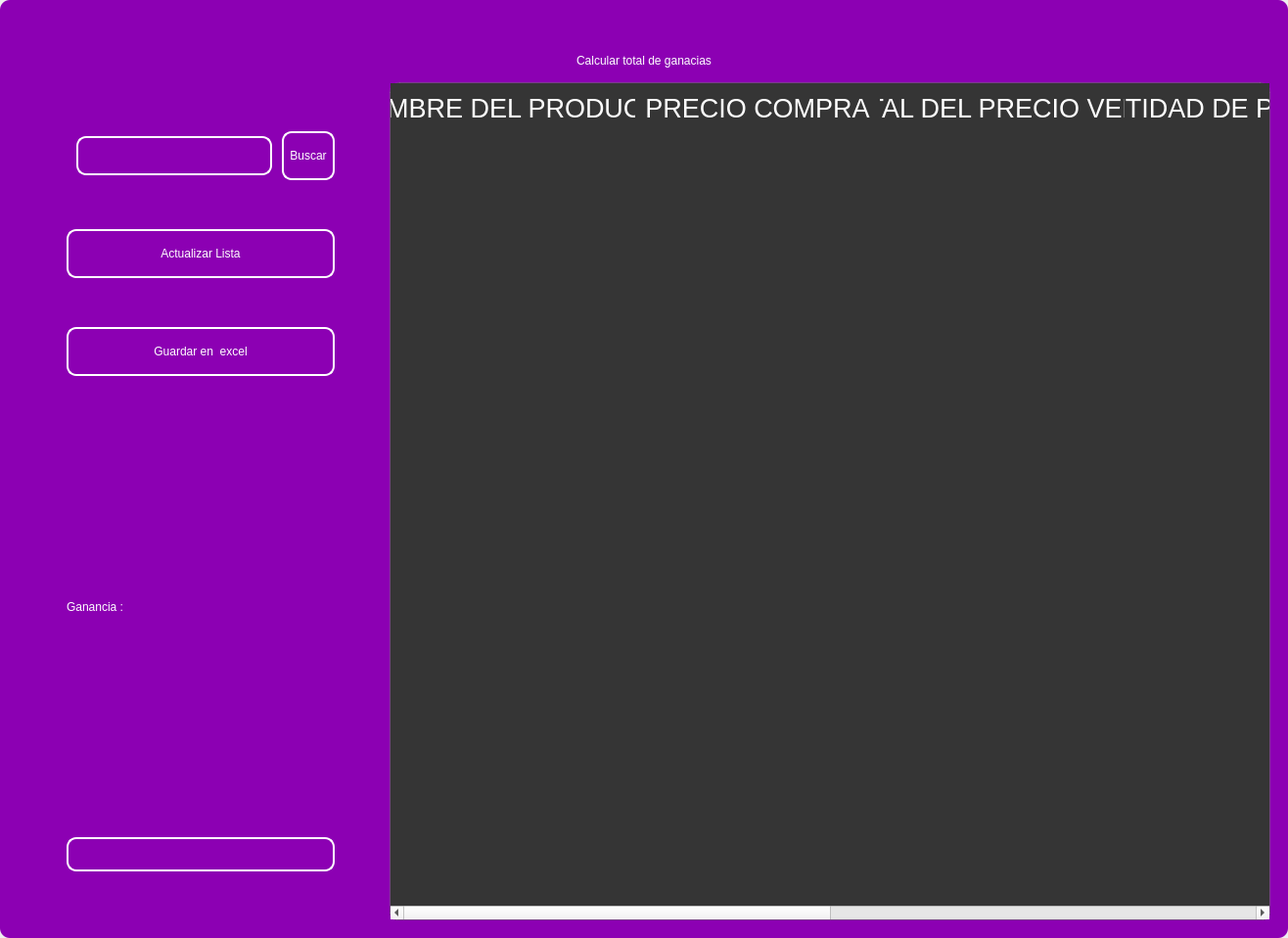
<?xml version="1.0" encoding="UTF-8"?>
<ui version="4.0">
 <class>MainWindow</class>
 <widget class="QMainWindow" name="MainWindow">
  <property name="geometry">
   <rect>
    <x>0</x>
    <y>0</y>
    <width>1316</width>
    <height>958</height>
   </rect>
  </property>
  <property name="windowTitle">
   <string>MainWindow</string>
  </property>
  <property name="styleSheet">
   <string notr="true"/>
  </property>
  <widget class="QWidget" name="centralwidget">
   <property name="styleSheet">
    <string notr="true"/>
   </property>
   <layout class="QVBoxLayout" name="verticalLayout">
    <property name="spacing">
     <number>0</number>
    </property>
    <property name="leftMargin">
     <number>0</number>
    </property>
    <property name="topMargin">
     <number>0</number>
    </property>
    <property name="rightMargin">
     <number>0</number>
    </property>
    <property name="bottomMargin">
     <number>0</number>
    </property>
    <item>
     <widget class="QFrame" name="frame">
      <property name="enabled">
       <bool>true</bool>
      </property>
      <property name="styleSheet">
       <string notr="true">
QFrame {
border-radius:10px;
background-color: rgb(140, 0, 179);
 }
</string>
      </property>
      <property name="frameShape">
       <enum>QFrame::StyledPanel</enum>
      </property>
      <property name="frameShadow">
       <enum>QFrame::Raised</enum>
      </property>
      <layout class="QVBoxLayout" name="verticalLayout_2">
       <item>
        <widget class="QFrame" name="frame_superior">
         <property name="minimumSize">
          <size>
           <width>0</width>
           <height>40</height>
          </size>
         </property>
         <property name="maximumSize">
          <size>
           <width>16777215</width>
           <height>40</height>
          </size>
         </property>
         <property name="styleSheet">
          <string notr="true">QPushButton{
border-radius:18px;
}

QPushButton:hover{
	background-color: rgb(0, 0, 0);
}
</string>
         </property>
         <property name="frameShape">
          <enum>QFrame::StyledPanel</enum>
         </property>
         <property name="frameShadow">
          <enum>QFrame::Raised</enum>
         </property>
         <layout class="QHBoxLayout" name="horizontalLayout_3">
          <property name="spacing">
           <number>4</number>
          </property>
          <property name="leftMargin">
           <number>0</number>
          </property>
          <property name="topMargin">
           <number>0</number>
          </property>
          <property name="rightMargin">
           <number>0</number>
          </property>
          <property name="bottomMargin">
           <number>0</number>
          </property>
          <item>
           <widget class="QPushButton" name="btn_icon">
            <property name="text">
             <string/>
            </property>
            <property name="iconSize">
             <size>
              <width>40</width>
              <height>40</height>
             </size>
            </property>
           </widget>
          </item>
          <item>
           <spacer name="horizontalSpacer_2">
            <property name="orientation">
             <enum>Qt::Horizontal</enum>
            </property>
            <property name="sizeHint" stdset="0">
             <size>
              <width>443</width>
              <height>20</height>
             </size>
            </property>
           </spacer>
          </item>
          <item>
           <widget class="QPushButton" name="btn_exit">
            <property name="minimumSize">
             <size>
              <width>38</width>
              <height>38</height>
             </size>
            </property>
            <property name="maximumSize">
             <size>
              <width>38</width>
              <height>38</height>
             </size>
            </property>
            <property name="text">
             <string/>
            </property>
            <property name="iconSize">
             <size>
              <width>35</width>
              <height>35</height>
             </size>
            </property>
           </widget>
          </item>
          <item>
           <widget class="QPushButton" name="bt_minimizar">
            <property name="minimumSize">
             <size>
              <width>38</width>
              <height>38</height>
             </size>
            </property>
            <property name="maximumSize">
             <size>
              <width>38</width>
              <height>38</height>
             </size>
            </property>
            <property name="cursor">
             <cursorShape>PointingHandCursor</cursorShape>
            </property>
            <property name="text">
             <string/>
            </property>
            <property name="icon">
             <iconset>
              <normaloff>image/minus.svg</normaloff>image/minus.svg</iconset>
            </property>
            <property name="iconSize">
             <size>
              <width>38</width>
              <height>38</height>
             </size>
            </property>
           </widget>
          </item>
          <item>
           <widget class="QPushButton" name="bt_maximizar">
            <property name="minimumSize">
             <size>
              <width>38</width>
              <height>38</height>
             </size>
            </property>
            <property name="maximumSize">
             <size>
              <width>38</width>
              <height>38</height>
             </size>
            </property>
            <property name="cursor">
             <cursorShape>PointingHandCursor</cursorShape>
            </property>
            <property name="text">
             <string/>
            </property>
            <property name="icon">
             <iconset>
              <normaloff>image/chevron-up.svg</normaloff>image/chevron-up.svg</iconset>
            </property>
            <property name="iconSize">
             <size>
              <width>38</width>
              <height>38</height>
             </size>
            </property>
           </widget>
          </item>
          <item>
           <widget class="QPushButton" name="bt_restaurar">
            <property name="minimumSize">
             <size>
              <width>38</width>
              <height>38</height>
             </size>
            </property>
            <property name="maximumSize">
             <size>
              <width>38</width>
              <height>38</height>
             </size>
            </property>
            <property name="cursor">
             <cursorShape>PointingHandCursor</cursorShape>
            </property>
            <property name="text">
             <string/>
            </property>
            <property name="icon">
             <iconset>
              <normaloff>image/chevron-down.svg</normaloff>image/chevron-down.svg</iconset>
            </property>
            <property name="iconSize">
             <size>
              <width>38</width>
              <height>38</height>
             </size>
            </property>
           </widget>
          </item>
          <item>
           <widget class="QPushButton" name="bt_cerrar">
            <property name="minimumSize">
             <size>
              <width>38</width>
              <height>38</height>
             </size>
            </property>
            <property name="maximumSize">
             <size>
              <width>38</width>
              <height>38</height>
             </size>
            </property>
            <property name="cursor">
             <cursorShape>PointingHandCursor</cursorShape>
            </property>
            <property name="text">
             <string/>
            </property>
            <property name="icon">
             <iconset>
              <normaloff>image/x.svg</normaloff>image/x.svg</iconset>
            </property>
            <property name="iconSize">
             <size>
              <width>38</width>
              <height>38</height>
             </size>
            </property>
           </widget>
          </item>
         </layout>
        </widget>
       </item>
       <item>
        <widget class="QLabel" name="label">
         <property name="styleSheet">
          <string notr="true">font: 30pt &quot;MS Shell Dlg 2&quot;;
color: rgb(255, 255, 255);</string>
         </property>
         <property name="text">
          <string>Calcular total de ganacias</string>
         </property>
         <property name="alignment">
          <set>Qt::AlignCenter</set>
         </property>
        </widget>
       </item>
       <item>
        <widget class="QFrame" name="frame_3">
         <property name="minimumSize">
          <size>
           <width>0</width>
           <height>0</height>
          </size>
         </property>
         <property name="frameShape">
          <enum>QFrame::StyledPanel</enum>
         </property>
         <property name="frameShadow">
          <enum>QFrame::Raised</enum>
         </property>
         <layout class="QHBoxLayout" name="horizontalLayout_4">
          <property name="leftMargin">
           <number>9</number>
          </property>
          <property name="topMargin">
           <number>9</number>
          </property>
          <property name="rightMargin">
           <number>9</number>
          </property>
          <item>
           <layout class="QVBoxLayout" name="verticalLayout_4">
            <property name="spacing">
             <number>50</number>
            </property>
            <property name="sizeConstraint">
             <enum>QLayout::SetDefaultConstraint</enum>
            </property>
            <property name="leftMargin">
             <number>50</number>
            </property>
            <property name="topMargin">
             <number>50</number>
            </property>
            <property name="rightMargin">
             <number>50</number>
            </property>
            <property name="bottomMargin">
             <number>50</number>
            </property>
            <item>
             <layout class="QHBoxLayout" name="horizontalLayout">
              <property name="spacing">
               <number>10</number>
              </property>
              <property name="leftMargin">
               <number>10</number>
              </property>
              <property name="topMargin">
               <number>0</number>
              </property>
              <property name="bottomMargin">
               <number>0</number>
              </property>
              <item>
               <widget class="QLineEdit" name="searchtxt">
                <property name="minimumSize">
                 <size>
                  <width>200</width>
                  <height>35</height>
                 </size>
                </property>
                <property name="maximumSize">
                 <size>
                  <width>150</width>
                  <height>40</height>
                 </size>
                </property>
                <property name="styleSheet">
                 <string notr="true">QLabel {
	color: rgb(255, 255, 254);
	font: 12pt &quot;Arial&quot;;
	background-color: rgba(0, 0, 0,0);
}

QTextEdit{
background-color: rgba(0, 0, 0,0);
border-radius:10px; 
font: 12pt &quot;Arial&quot;;
color: rgb(255, 255, 254);
border: 2px solid  rgb(255, 255, 255);

}

QTextEdit:hover{
background-color: rgba(0, 0, 0,0);
border-radius:10px; 
font: 12pt &quot;Arial&quot;;
border: 2px solid  rgb(120, 0, 171);
}

QTextEdit:focus{
background-color: rgb(0, 0, 0);
border-radius:10px; 
font: 12pt &quot;Arial&quot;;
border: 2px solid rgb(120, 0, 171);
}

QLineEdit{
background-color: rgba(0, 0, 0,0);
border-radius:10px; 
font: 12pt &quot;Arial&quot;;
color: rgb(255, 255, 254);
border: 2px solid  rgb(255, 255, 255);

}

QLineEdit:hover{
background-color: rgba(0, 0, 0,0);
border-radius:10px; 
font: 12pt &quot;Arial&quot;;
border: 2px solid  rgb(120, 0, 171);
}

QLineEdit:focus{
background-color: rgb(0, 0, 0);
border-radius:10px; 
font: 12pt &quot;Arial&quot;;
border: 2px solid rgb(120, 0, 171);
}

QCheckBox{
	font: 12pt &quot;Arial&quot;;
	color: rgb(255, 255, 255);
}

QCheckBox::indicator {
    width: 18px;
    height:18px;
}

QCheckBox::indicator:unchecked {
   background-image: url(image/square.svg);
}

QCheckBox::indicator:checked {
   background-image: url(image/check-square.svg);
}

QPushButton{
border-radius:10px; 
font: 12pt &quot;Arial&quot;;
color: rgb(255, 255, 254);
border: 2px solid #ffffff;
}

QPushButton:hover{
border-radius:10px; 
font: 12pt &quot;Arial&quot;;
color: rgb(255, 255, 255);
border: 2px solid rgb(120, 0, 171);
	background-color: rgb(120, 0, 171);
}
</string>
                </property>
               </widget>
              </item>
              <item>
               <widget class="QPushButton" name="btn_search">
                <property name="sizePolicy">
                 <sizepolicy hsizetype="Minimum" vsizetype="Fixed">
                  <horstretch>0</horstretch>
                  <verstretch>0</verstretch>
                 </sizepolicy>
                </property>
                <property name="minimumSize">
                 <size>
                  <width>0</width>
                  <height>15</height>
                 </size>
                </property>
                <property name="maximumSize">
                 <size>
                  <width>100</width>
                  <height>50</height>
                 </size>
                </property>
                <property name="cursor">
                 <cursorShape>PointingHandCursor</cursorShape>
                </property>
                <property name="styleSheet">
                 <string notr="true">QPushButton{
border-radius:10px; 
font: 12pt &quot;Arial&quot;;
color: rgb(255, 255, 254);
border: 2px solid #ffffff;
}

QPushButton:hover{
border-radius:10px; 
font: 12pt &quot;Arial&quot;;
color: rgb(255, 255, 255);
border: 2px solid rgb(120, 0, 171);
	background-color: rgb(120, 0, 171);
}</string>
                </property>
                <property name="text">
                 <string>Buscar</string>
                </property>
               </widget>
              </item>
             </layout>
            </item>
            <item>
             <widget class="QPushButton" name="btn_get">
              <property name="minimumSize">
               <size>
                <width>50</width>
                <height>40</height>
               </size>
              </property>
              <property name="maximumSize">
               <size>
                <width>300</width>
                <height>50</height>
               </size>
              </property>
              <property name="cursor">
               <cursorShape>PointingHandCursor</cursorShape>
              </property>
              <property name="styleSheet">
               <string notr="true">QPushButton{
border-radius:10px; 
font: 12pt &quot;Arial&quot;;
color: rgb(255, 255, 254);
border: 2px solid #ffffff;
}

QPushButton:hover{
border-radius:10px; 
font: 12pt &quot;Arial&quot;;
color: rgb(255, 255, 255);
border: 2px solid rgb(120, 0, 171);
	background-color: rgb(120, 0, 171);
}</string>
              </property>
              <property name="text">
               <string>Actualizar Lista</string>
              </property>
              <property name="iconSize">
               <size>
                <width>35</width>
                <height>35</height>
               </size>
              </property>
             </widget>
            </item>
            <item>
             <widget class="QPushButton" name="btn_excel">
              <property name="minimumSize">
               <size>
                <width>10</width>
                <height>40</height>
               </size>
              </property>
              <property name="maximumSize">
               <size>
                <width>300</width>
                <height>50</height>
               </size>
              </property>
              <property name="cursor">
               <cursorShape>PointingHandCursor</cursorShape>
              </property>
              <property name="styleSheet">
               <string notr="true">QPushButton{
border-radius:10px; 
font: 12pt &quot;Arial&quot;;
color: rgb(255, 255, 254);
border: 2px solid #ffffff;
}

QPushButton:hover{
border-radius:10px; 
font: 12pt &quot;Arial&quot;;
color: rgb(255, 255, 255);
border: 2px solid rgb(120, 0, 171);
	background-color: rgb(120, 0, 171);
}</string>
              </property>
              <property name="text">
               <string>Guardar en  excel</string>
              </property>
              <property name="iconSize">
               <size>
                <width>35</width>
                <height>35</height>
               </size>
              </property>
             </widget>
            </item>
            <item>
             <widget class="QLabel" name="label_gain">
              <property name="minimumSize">
               <size>
                <width>35</width>
                <height>100</height>
               </size>
              </property>
              <property name="styleSheet">
               <string notr="true">font: 20pt &quot;MS Shell Dlg 2&quot;;
color: rgb(255, 255, 255);</string>
              </property>
              <property name="text">
               <string>Ganancia :</string>
              </property>
             </widget>
            </item>
            <item>
             <widget class="QLineEdit" name="gaintxt">
              <property name="enabled">
               <bool>false</bool>
              </property>
              <property name="minimumSize">
               <size>
                <width>0</width>
                <height>35</height>
               </size>
              </property>
              <property name="styleSheet">
               <string notr="true">QLabel {
	color: rgb(255, 255, 254);
	font: 12pt &quot;Arial&quot;;
	background-color: rgba(0, 0, 0,0);
}

QTextEdit{
background-color: rgba(0, 0, 0,0);
border-radius:10px; 
font: 12pt &quot;Arial&quot;;
color: rgb(255, 255, 254);
border: 2px solid  rgb(255, 255, 255);

}

QTextEdit:hover{
background-color: rgba(0, 0, 0,0);
border-radius:10px; 
font: 12pt &quot;Arial&quot;;
border: 2px solid  rgb(120, 0, 171);
}

QTextEdit:focus{
background-color: rgb(0, 0, 0);
border-radius:10px; 
font: 12pt &quot;Arial&quot;;
border: 2px solid rgb(120, 0, 171);
}

QLineEdit{
background-color: rgba(0, 0, 0,0);
border-radius:10px; 
font: 12pt &quot;Arial&quot;;
color: rgb(255, 255, 254);
border: 2px solid  rgb(255, 255, 255);

}

QLineEdit:hover{
background-color: rgba(0, 0, 0,0);
border-radius:10px; 
font: 12pt &quot;Arial&quot;;
border: 2px solid  rgb(120, 0, 171);
}

QLineEdit:focus{
background-color: rgb(0, 0, 0);
border-radius:10px; 
font: 12pt &quot;Arial&quot;;
border: 2px solid rgb(120, 0, 171);
}

QCheckBox{
	font: 12pt &quot;Arial&quot;;
	color: rgb(255, 255, 255);
}

QCheckBox::indicator {
    width: 18px;
    height:18px;
}

QCheckBox::indicator:unchecked {
   background-image: url(image/square.svg);
}

QCheckBox::indicator:checked {
   background-image: url(image/check-square.svg);
}

QPushButton{
border-radius:10px; 
font: 12pt &quot;Arial&quot;;
color: rgb(255, 255, 254);
border: 2px solid #ffffff;
}

QPushButton:hover{
border-radius:10px; 
font: 12pt &quot;Arial&quot;;
color: rgb(255, 255, 255);
border: 2px solid rgb(120, 0, 171);
	background-color: rgb(120, 0, 171);
}
</string>
              </property>
             </widget>
            </item>
           </layout>
          </item>
          <item>
           <widget class="QTableWidget" name="table_invoice">
            <property name="minimumSize">
             <size>
              <width>900</width>
              <height>0</height>
             </size>
            </property>
            <property name="maximumSize">
             <size>
              <width>700</width>
              <height>16777215</height>
             </size>
            </property>
            <property name="styleSheet">
             <string notr="true">QTableView {

	border: 1px solid rgba(255,255,255,40);
	border-bottom-right-radius: 7px; 
	border-bottom-left-radius: 7px; 
	color: white;
	font: 15pt &quot;MS Shell Dlg 2&quot;;
	background-color: rgb(53, 53, 53);
}

QHeaderView::section {
background-color: rgb(53, 53, 53);
color: white;
border: none;
height: 50px;
font-size: 20pt;
}

QTableView::item {
    border-style: none;
    border-bottom: 1px solid rgba(255,255,255,50);
    padding-left: auto;
    padding-right: auto;
}

QTableView::item:selected{
	border: none;
	color: rgb(255, 255, 255);
    background-color: rgba(255, 255, 255, 50);
}

</string>
            </property>
            <property name="lineWidth">
             <number>1</number>
            </property>
            <property name="editTriggers">
             <set>QAbstractItemView::NoEditTriggers</set>
            </property>
            <attribute name="horizontalHeaderDefaultSectionSize">
             <number>250</number>
            </attribute>
            <column>
             <property name="text">
              <string>NOMBRE DEL PRODUCTO</string>
             </property>
            </column>
            <column>
             <property name="text">
              <string>PRECIO COMPRA</string>
             </property>
            </column>
            <column>
             <property name="text">
              <string>TOTAL DEL PRECIO VENTA</string>
             </property>
            </column>
            <column>
             <property name="text">
              <string>CANTIDAD DE PRODUCTOS</string>
             </property>
            </column>
            <column>
             <property name="text">
              <string>TOTAL DE PRECIO U.</string>
             </property>
            </column>
            <column>
             <property name="text">
              <string>ID</string>
             </property>
            </column>
           </widget>
          </item>
         </layout>
        </widget>
       </item>
      </layout>
     </widget>
    </item>
   </layout>
  </widget>
 </widget>
 <resources/>
 <connections/>
</ui>
